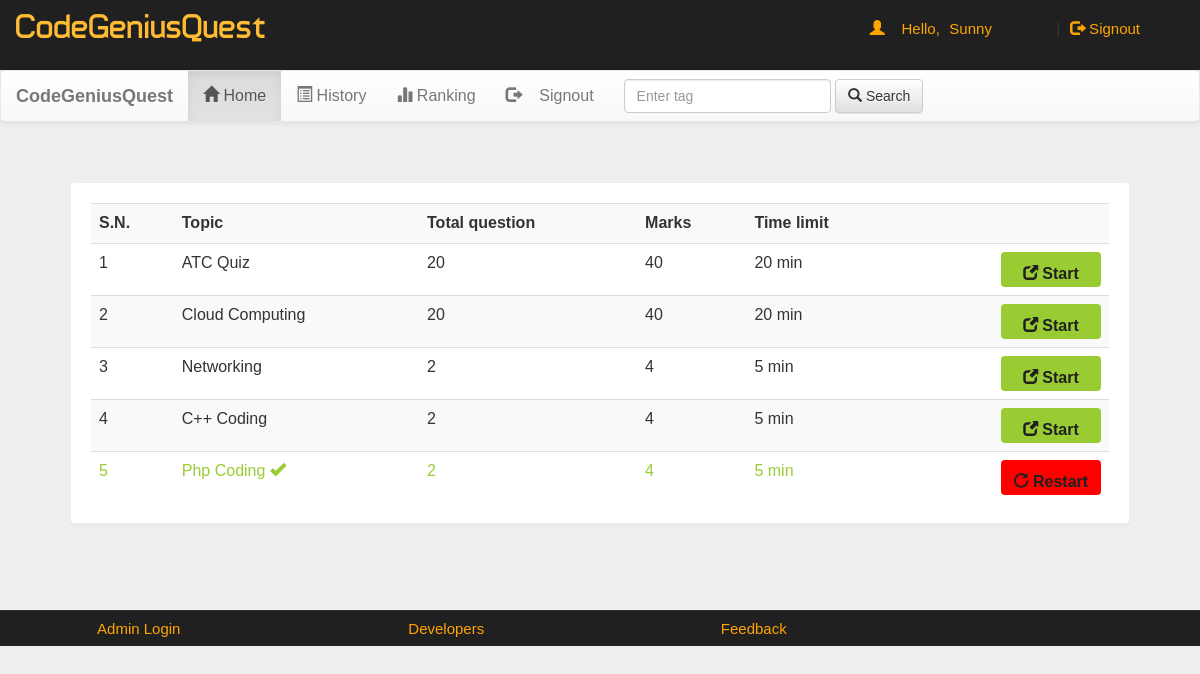
/account.php?q=1 (signed in), run on the app's committed database.
### tables this page shows
CREATE TABLE `quiz` (
  `eid` text NOT NULL,
  `title` varchar(100) NOT NULL,
  `sahi` int(11) NOT NULL,
  `wrong` int(11) NOT NULL,
  `total` int(11) NOT NULL,
  `time` bigint(20) NOT NULL,
  `intro` text NOT NULL,
  `tag` varchar(100) NOT NULL,
  `date` timestamp NOT NULL DEFAULT CURRENT_TIMESTAMP ON UPDATE CURRENT_TIMESTAMP
);

### account.php (the view, shortened to what this page needs)
<!DOCTYPE html PUBLIC "-//W3C//DTD XHTML 1.0 Transitional//EN" "http://www.w3.org/TR/xhtml1/DTD/xhtml1-transitional.dtd">
<html xmlns="http://www.w3.org/1999/xhtml">
<head>
<link  rel="stylesheet" href="css/bootstrap.min.css"/>
 <link  rel="stylesheet" href="css/bootstrap-theme.min.css"/>
 <link rel="stylesheet" href="css/main.css">
 <link  rel="stylesheet" href="css/font.css">
</head>
<body>
<div class="header">
<div class="row">
<div class="col-lg-6">
<span class="logo">CodeGeniusQuest</span></div>
<div class="col-md-4 col-md-offset-2">
 <?php
 include_once 'dbConnection.php';
  if(!(isset($_SESSION['email']))){
header("location:index.php");
}
else
{
$name = $_SESSION['name'];
$email=$_SESSION['email'];
echo '<span class="pull-right top title1" ><span class="log1"><span class="glyphicon glyphicon-user" aria-hidden="true"></span>&nbsp;&nbsp;&nbsp;&nbsp;Hello,</span> <a href="account.php?q=1" class="log log1">'.$name.'</a>&nbsp;|&nbsp;<a href="logout.php?q=account.php" class="log"><span class="glyphicon glyphicon-log-out" aria-hidden="true"></span>&nbsp;Signout</button></a></span>';
}?>
</div>
</div></div>
<div class="bg">
<nav class="navbar navbar-default title1">
  <div class="container-fluid">
    <div class="navbar-header">
      <a class="navbar-brand" href="#"><b>CodeGeniusQuest</b></a>
    </div>
    <div class="collapse navbar-collapse" id="bs-example-navbar-collapse-1">
      <ul class="nav navbar-nav">
        <li <?php if(@$_GET['q']==1) echo'class="active"'; ?> ><a href="account.php?q=1"><span class="glyphicon glyphicon-home" aria-hidden="true"></span>&nbsp;Home<span class="sr-only">(current)</span></a></li>
        <li <?php if(@$_GET['q']==2) echo'class="active"'; ?>><a href="account.php?q=2"><span class="glyphicon glyphicon-list-alt" aria-hidden="true"></span>&nbsp;History</a></li>
		<li <?php if(@$_GET['q']==3) echo'class="active"'; ?>><a href="account.php?q=3"><span class="glyphicon glyphicon-stats" aria-hidden="true"></span>&nbsp;Ranking</a></li>
		<li class="pull-right"> <a href="logout.php?q=account.php"><span class="glyphicon glyphicon-log-out" aria-hidden="true"></span>&nbsp;&nbsp;&nbsp;&nbsp;Signout</a></li>
		</ul>
            <form class="navbar-form navbar-left" role="search">
        <div class="form-group">
          <input type="text" class="form-control" placeholder="Enter tag ">
        </div>
        <button type="submit" class="btn btn-default"><span class="glyphicon glyphicon-search" aria-hidden="true"></span>&nbsp;Search</button>
      </form>
      </div>
  </div>
</nav>
<div class="container">
<div class="row">
<div class="col-md-12">
<?php if(@$_GET['q']==1) {
$result = mysqli_query($con,"SELECT * FROM quiz ORDER BY date DESC") or die('Error');
echo  '<div class="panel"><div class="table-responsive"><table class="table table-striped title1">
<tr><td><b>S.N.</b></td><td><b>Topic</b></td><td><b>Total question</b></td><td><b>Marks</b></td><td><b>Time limit</b></td><td></td></tr>';
$c=1;
while($row = mysqli_fetch_array($result)) {
	$title = $row['title'];
	$total = $row['total'];
	$sahi = $row['sahi'];
    $time = $row['time'];
	$eid = $row['eid'];
$q12=mysqli_query($con,"SELECT score FROM history WHERE eid='$eid' AND email='$email'" )or die('Error98');
$rowcount=mysqli_num_rows($q12);
if($rowcount == 0){
	echo '<tr><td>'.$c++.'</td><td>'.$title.'</td><td>'.$total.'</td><td>'.$sahi*$total.'</td><td>'.$time.'&nbsp;min</td>
	<td><b><a href="account.php?q=quiz&step=2&eid='.$eid.'&n=1&t='.$total.'" class="pull-right btn sub1" style="margin:0px;background:#99cc32"><span class="glyphicon glyphicon-new-window" aria-hidden="true"></span>&nbsp;<span class="title1"><b>Start</b></span></a></b></td></tr>';
}
else
{
echo '<tr style="color:#99cc32"><td>'.$c++.'</td><td>'.$title.'&nbsp;<span title="This quiz is already solve by you" class="glyphicon glyphicon-ok" aria-hidden="true"></span></td><td>'.$total.'</td><td>'.$sahi*$total.'</td><td>'.$time.'&nbsp;min</td>
	<td><b><a href="update.php?q=quizre&step=25&eid='.$eid.'&n=1&t='.$total.'" class="pull-right btn sub1" style="margin:0px;background:red"><span class="glyphicon glyphicon-repeat" aria-hidden="true"></span>&nbsp;<span class="title1"><b>Restart</b></span></a></b></td></tr>';
}
}
echo '</table></div></div>';
}?>
</div></div></div></div>
<div class="row footer">
<div class="col-md-3 box">
<a href="#" data-toggle="modal" data-target="#login">Admin Login</a></div>
<div class="col-md-3 box">
<a href="#" data-toggle="modal" data-target="#developers">Developers</a>
</div>
<div class="col-md-3 box">
<a href="feedback.php" target="_blank">Feedback</a></div></div>
</body>
</html>

### css/main.css (style rules this page uses)
body { overflow-x:hidden; width:100%; font: 15px "Century Gothic", "Times Roman", sans-serif; background:#eee; min-height:550px; background-attachment:fixed; }
.bg { min-height:540px; }
.panel { border-color:#eee; margin:40px; padding:20px; font: 15px "Century Gothic", "Times Roman", sans-serif; }
.header { background:#202020; height:70px; }
.logo { font-family:'typo'; font-size:35px; color:#ffbb33; margin:15px; }
.title1 { font: 16px "Century Gothic", "Times Roman", sans-serif; }
.sub1 { width:90px; color:#202020; background:orange; font-size:15px; height:35px; margin:20px; padding:10px; width:100px; }
.footer { font-size:15px; text-align:center; border-top:1px solid; border-color:#323232; background-color:#202020; }
.footer a { margin:25px; color:orange; text-decoration:none; font: 15px "Century Gothic", "Times Roman", sans-serif; }
.box { padding:9px; }
.top { margin-top:20px; }
.log1 { font: 15px 'Ubuntu', sans-serif; color:orange; margin-left:10px; }
.log { margin:10px; margin-right:60px; margin-left:5px; color:orange; text-decoration:none; font-size:20px; font-size:15px; }

### data on the page
quiz: title "ATC Quiz", total "20", $sahi*$total "40", time "20"
quiz: title "Cloud Computing", total "20", $sahi*$total "40", time "20"
quiz: title "Networking", total "2", $sahi*$total "4", time "5"
quiz: title "C++ Coding", total "2", $sahi*$total "4", time "5"
quiz: title "Php Coding", total "2", $sahi*$total "4", time "5"

### other printed values
$name "Sunny"
